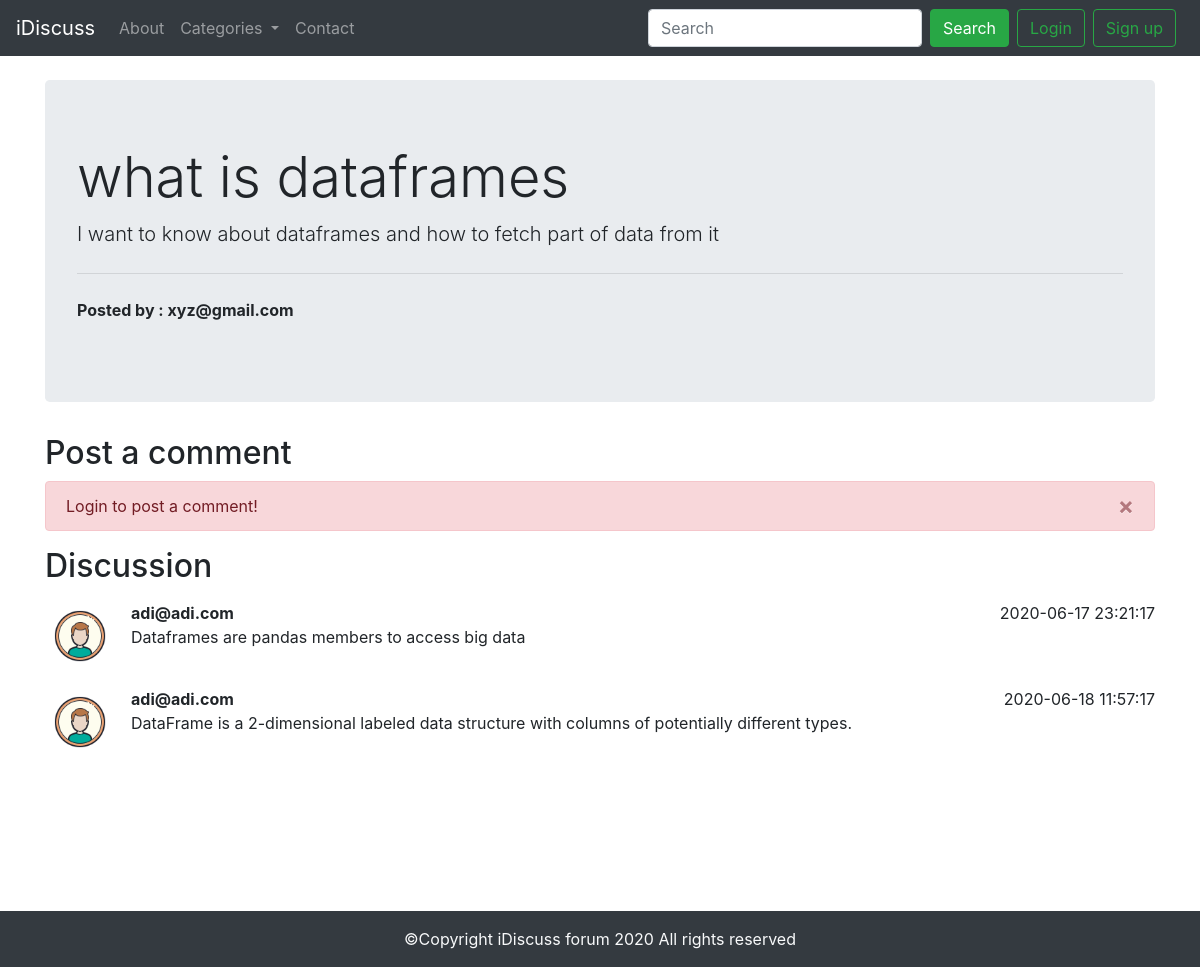
Page /thread.php?threadid=4&posted_by=7 on the committed database.
### tables this page shows
CREATE TABLE `threads` (
  `thread_id` int(7) NOT NULL,
  `thread_title` varchar(255) NOT NULL,
  `thread_desc` text NOT NULL,
  `thread_cat_id` int(7) NOT NULL,
  `thread_user_id` int(7) NOT NULL,
  `timestamp` datetime NOT NULL DEFAULT current_timestamp()
);

CREATE TABLE `users` (
  `sno` int(8) NOT NULL,
  `email` varchar(35) NOT NULL,
  `password` varchar(255) NOT NULL,
  `timestamp` datetime NOT NULL DEFAULT current_timestamp()
);

CREATE TABLE `comments` (
  `comment_id` int(8) NOT NULL,
  `comment_content` text NOT NULL,
  `thread_id` int(8) NOT NULL,
  `comment_by` int(8) NOT NULL,
  `comment_time` datetime NOT NULL DEFAULT current_timestamp()
);

### thread.php (the view, shortened to what this page needs)
<!doctype html>
<html lang="en">
<head>
    <link rel="stylesheet" href="https://stackpath.bootstrapcdn.com/bootstrap/4.5.0/css/bootstrap.min.css"
>
</head>
<body>
    <?php include 'include/header.php';?>
    <?php include 'include/dbconnect.php';?>
    <?php
        $id=$_GET['threadid'];
    ?>
    <?php
            $sql = "SELECT * FROM `threads` WHERE thread_id=$id";
            $result = mysqli_query($conn,$sql);
            while($row = mysqli_fetch_assoc($result)){
                $title = $row['thread_title'];
                $desc = $row['thread_desc'];
            }
    ?>
    <?php
            $th_user_id= $_GET['posted_by'];
            $sql = "SELECT email FROM `users` WHERE sno='$th_user_id'";
            $result = mysqli_query($conn,$sql);
            $row = mysqli_fetch_assoc($result);
    echo '<div class="container my-4">
        <div class="jumbotron">
            <h1 class="display-4">'.$title .'</h1>
    <p class="lead">'. $desc .'</p>
    <hr class="my-4">
    <p><b>Posted by : '.$row['email'].'</b></p>
    </div>
    </div>';
    ?>
    <?php
        if(isset($_SESSION['login']) && $_SESSION['login']==true){
            echo '<div class="container">
                <h2>Post a comment</h2>
                <form action="'.$_SERVER['REQUEST_URI'].'" method="post">
            <div class="form-group">
                <label for="desc">Type your comment</label>
                <textarea class="form-control" id="desc" name="desc" rows="3"></textarea>
                <input type="hidden" name="sno" value="'.$_SESSION["sno"].'">
            </div>
            <button type="submit" class="btn btn-success">Post comment</button>
            </form>
            </div>';
        }
        else{
            echo '<div class="container">
                    <h2>Post a comment</h2>
                    <div class="alert alert-danger alert-dismissible fade show" role="alert">
                    Login to post a comment!
                    <button type="button" class="close" data-dismiss="alert" aria-label="Close">
                        <span aria-hidden="true">&times;</span>
                    </button>
                    </div>
                  </div>';
        }
    ?>
    <div class="container mb-4" id="que">
        <h2>Discussion</h2>
        <?php
            $id=$_GET['threadid'];
            $sql = "SELECT * FROM `comments` WHERE thread_id=$id";
            $result = mysqli_query($conn,$sql);
            while($row = mysqli_fetch_assoc($result)){
                $desc = $row['comment_content'];
                $time = $row['comment_time'];
                $thread_user_id=$row['comment_by'];
                $sql1= "SELECT email FROM `users` WHERE sno=$thread_user_id";
                $result1 = mysqli_query($conn,$sql1);
                $row1 = mysqli_fetch_assoc($result1);
                echo
                '<div class="media my-3">
                    <img src="img/avtar.png" width="70px" class="mr-3" alt="...">
                    <div class="media-body">
                    <p class="font-weight-bold my-0">'.$row1["email"].'</p>
                        '.$desc.'
                    </div>
                    '.$time.'
                </div>
                 ';
            }
        ?>
    </div>
    <?php include 'include/footer.php';?>
</body>
</html>

### thread.php (style rules this page uses)
#que { min-height: 340px; }

### rows in the picture
threads: thread_title "what is dataframes", thread_desc "I want to know about dataframes and how to fetch part of data from it"
users: email "xyz@gmail.com"
comments: users.email "adi@adi.com", comment_content "Dataframes are pandas members to access big data", comment_time "2020-06-17 23:21:17"
comments: users.email "adi@adi.com", comment_content "DataFrame is a 2-dimensional labeled data structure with columns of potentially different types.", comment_time "2020-06-18 11:57:17"
